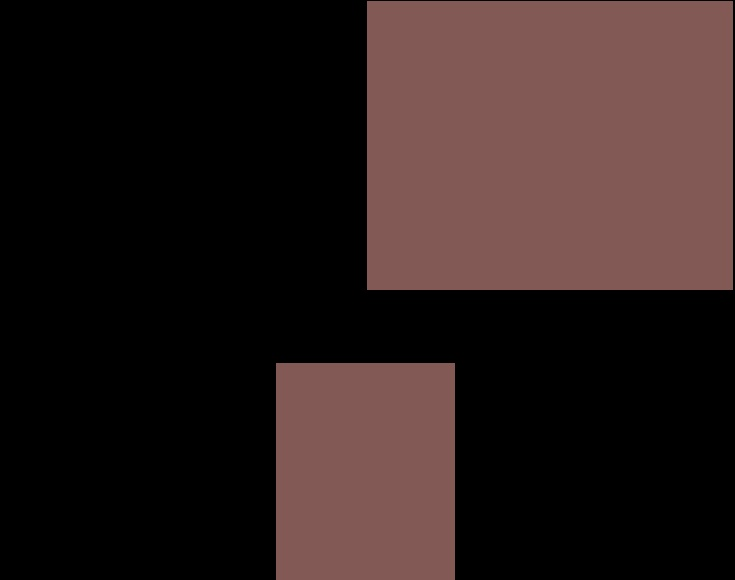
#> input picture test_script/red1.jpg, 735 x 580 px
$ python gpt_v4_heading.py
#> lines starting #> are read from the running program, lines starting #| are printed output that depends on the picture; after the words box and inside, x2 and y2 are one past the last pixel; in counts of white or black regions, pixels touching at a corner belong together
### test_script/test_new_gimbal_4_debug.py
import numpy as np
import math

def create_rotation_matrix(yaw_deg, pitch_deg, roll_deg):
    """
    สร้าง rotation matrix สำหรับการหมุนในระบบ NED
    ลำดับการหมุน: Yaw (Z) -> Pitch (Y) -> Roll (X)
    """
    yaw = math.radians(yaw_deg)
    pitch = math.radians(pitch_deg)
    roll = math.radians(roll_deg)

    # Rotation matrices for each axis
    Rz = np.array([[math.cos(yaw), -math.sin(yaw), 0],
                   [math.sin(yaw), math.cos(yaw), 0],
                   [0, 0, 1]])

    Ry = np.array([[math.cos(pitch), 0, math.sin(pitch)],
                   [0, 1, 0],
                   [-math.sin(pitch), 0, math.cos(pitch)]])

    Rx = np.array([[1, 0, 0],
                   [0, math.cos(roll), -math.sin(roll)],
                   [0, math.sin(roll), math.cos(roll)]])

    # Combined rotation matrix (Rz * Ry * Rx)
    R = Rz @ Ry @ Rx
    return R

def pixel_to_latlon(pixel_x, pixel_y, drone_lat, drone_lon, drone_alt,
                   drone_yaw=0, drone_pitch=0, drone_roll=0,
                   gimbal_yaw=0, gimbal_pitch=-90, gimbal_roll=0,
                   debug=False):
    """
    แปลงพิกัด pixel เป็น lat/lon (แก้ไขแล้ว)

    Parameters:
    - pixel_x, pixel_y: พิกัดพิกเซล (0,0 = มุมซ้ายบน)
    - drone_lat, drone_lon: ตำแหน่ง GPS ของโดรน
    - drone_alt: ความสูงของโดรน (เมตร)
    - drone_yaw, drone_pitch, drone_roll: ท่าทางของโดรน (องศา)
    - gimbal_yaw, gimbal_pitch, gimbal_roll: ท่าทางของ gimbal (องศา)
    """

    # K40T Camera specifications
    IMAGE_WIDTH = 640
    IMAGE_HEIGHT = 512
    FOV_HORIZONTAL = 40  # degrees
    FOV_VERTICAL = 32    # degrees

    # คำนวณขนาดพิกเซลในมุม
    pixel_size_x = FOV_HORIZONTAL / IMAGE_WIDTH   # degrees per pixel
    pixel_size_y = FOV_VERTICAL / IMAGE_HEIGHT     # degrees per pixel

    center_x = IMAGE_WIDTH / 2
    center_y = IMAGE_HEIGHT / 2

    # คำนวณมุมจากจุดกลางของภาพ
    # สำหรับกล้อง: X+ = right, Y+ = down, Z+ = forward
    x_angle = (pixel_x - center_x) * pixel_size_x  # Right/Left angle
    y_angle = (pixel_y - center_y) * pixel_size_y  # Down/Up angle

    if debug:
        print(f"DEBUG: Pixel ({pixel_x}, {pixel_y}) -> Camera angles: X={x_angle:.2f}°, Y={y_angle:.2f}°")

    # สร้าง ray vector ในระบบพิกัดกล้อง (Camera frame)
    # Camera coordinate: X+ = right, Y+ = down, Z+ = forward
    x_rad = math.radians(x_angle)
    y_rad = math.radians(y_angle)
    print(f"x_rad: {x_rad}, y_rad: {y_rad}")

    ray_camera = np.array([
        math.sin(x_rad),        # X component (right)
        math.sin(y_rad),        # Y component (down)
        math.cos(x_rad) * math.cos(y_rad)  # Z component (forward)
    ])

    if debug:
        print(f"DEBUG: Ray camera: [{ray_camera[0]:.3f}, {ray_camera[1]:.3f}, {ray_camera[2]:.3f}]")

    # Transform จาก Camera frame ไป Body frame
    # สำหรับ gimbal ที่ติดตั้งแบบ standard:
    # Camera forward (Z+) ตรงกับ Body forward (X+) เมื่อ gimbal อยู่ในตำแหน่ง neutral
    ray_body_cam = np.array([
        ray_camera[2],   # Camera Z (forward) -> Body X (forward)
        ray_camera[0],   # Camera X (right) -> Body Y (right)
        ray_camera[1]    # Camera Y (down) -> Body Z (down)
    ])

    # จากนั้นใช้ gimbal rotation
    R_gimbal = create_rotation_matrix(gimbal_yaw, gimbal_pitch, gimbal_roll)
    ray_body = R_gimbal @ ray_body_cam

    if debug:
        print(f"DEBUG: Ray body (after camera transform): [{ray_body_cam[0]:.3f}, {ray_body_cam[1]:.3f}, {ray_body_cam[2]:.3f}]")
        print(f"DEBUG: Ray body (after gimbal): [{ray_body[0]:.3f}, {ray_body[1]:.3f}, {ray_body[2]:.3f}]")

    # Transform จาก Body frame ไป World frame (NED)
    R_drone = create_rotation_matrix(drone_yaw, drone_pitch, drone_roll)
    ray_world = R_drone @ ray_body

    if debug:
        print(f"DEBUG: Ray world: [{ray_world[0]:.3f}, {ray_world[1]:.3f}, {ray_world[2]:.3f}]")

    # คำนวณจุดตัดกับพื้นดิน
    # ray_world[2] = Down component, ต้องเป็นบวกเพื่อชี้ลงสู่พื้นดิน
    if ray_world[2] <= 0:
        if debug:
            print(f"DEBUG: Ray Z component = {ray_world[2]:.3f} (not pointing down)")
        return None  # Ray ไม่ชี้ลงสู่พื้นดิน

    # คำนวณระยะทางไปยังพื้นดิน
    t = drone_alt / ray_world[2]

    # คำนวณตำแหน่งบนพื้นดิน (NED coordinates)
    ground_north = ray_world[0] * t
    ground_east = ray_world[1] * t

    # แปลงเป็น lat/lon
    # 1 degree latitude ≈ 111,320 meters
    # 1 degree longitude ≈ 111,320 * cos(latitude) meters
    lat_per_meter = 1.0 / 111320.0
    lon_per_meter = 1.0 / (111320.0 * math.cos(math.radians(drone_lat)))

    target_lat = drone_lat + (ground_north * lat_per_meter)
    target_lon = drone_lon + (ground_east * lon_per_meter)

    # คำนวณระยะทางแนวนอน
    horizontal_distance = math.sqrt(ground_north**2 + ground_east**2)

    # Ground Sample Distance
    pixel_distance = math.sqrt((pixel_x - center_x)**2 + (pixel_y - center_y)**2)
    gsd = horizontal_distance / pixel_distance if pixel_distance > 0 else 0

    if debug:
        print("=== Debug Information ===")
        print(f"Drone position: ({drone_lat:.6f}, {drone_lon:.6f}) at {drone_alt}m")
        print(f"Drone attitude: heading={drone_yaw}°, pitch={drone_pitch}°, roll={drone_roll}°")
        print(f"Gimbal attitude: yaw={gimbal_yaw}°, pitch={gimbal_pitch}°, roll={gimbal_roll}°")
        print(f"Pixel ({pixel_x}, {pixel_y}) -> Camera angles: ({x_angle:.2f}°, {y_angle:.2f}°)")
        print(f"Ray direction (world NED): [{ray_world[0]:.3f}, {ray_world[1]:.3f}, {ray_world[2]:.3f}]")
        print(f"Ground position (NED): North={ground_north:.2f}m, East={ground_east:.2f}m")
        print(f"Target: ({target_lat:.8f}, {target_lon:.8f})")
        print(f"Horizontal distance: {horizontal_distance:.2f}m")
        print(f"Ground sample distance: {gsd:.3f} m/pixel")
        print("=" * 30)

    return {
        'lat': target_lat,
        'lon': target_lon,
        'horizontal_distance': horizontal_distance,
        'gsd': gsd,
        'ray_world': ray_world
    }

# ========== ทดสอบระบบ ==========
# [100 lines that do not run on import are left out]

### test_script/gpt_v4_heading.py
from PIL import Image
import numpy as np
import matplotlib.pyplot as plt
import cv2

# from location import detected_color_locations, pixel_to_latlon
from test_new_gimbal_4_debug import (
    pixel_to_latlon
)

# Load image
image_path = "red1.jpg"  # Replace with your image path
# image_path = "ad.jpeg"
# image_path = "alt50.png"
# image_path = "alt80.png"
image = Image.open(image_path).convert("RGB")
#> image is the input picture: PIL image 735x580 RGB; mean R, G, B 44.1, 30.2, 28.9

# show the image
plt.imshow(image)
plt.axis("off")
plt.title("Original Image")
plt.show()

image_np = np.array(image)


# [17 lines left out: function find_center_of_detected_pixels, not called in this run]


def find_zone_centers_connected_components(color_mask, min_area=50):
    """
    หา center ของแต่ละโซนโดยใช้ connected components

    Args:
        color_mask: boolean mask ของพิกเซลที่เป็นสี
        min_area: ขนาดพื้นที่ขั้นต่ำของโซนที่จะนับ (pixels)

    Returns:
        list: [(zone_id, center_row, center_col, area), ...]
    """
    # หา connected components
    num_labels, labels_im = cv2.connectedComponents(color_mask.astype(np.uint8))

    zone_centers = []

    for label in range(1, num_labels):  # Skip background (label 0)
        # หาพิกเซลของโซนนี้
        mask = labels_im == label
        area = np.sum(mask)

        # กรองโซนที่เล็กเกินไป
        if area < min_area:
            continue

        # หา center ของโซน
        rows, cols = np.where(mask)
        center_row = np.mean(rows)
        center_col = np.mean(cols)

        zone_centers.append((label, center_row, center_col, area))

    return zone_centers, labels_im


def visualize_zone_centers(
    image_np, zone_centers, labels_im=None, method="connected_components"
):
    """
    แสดงผลโซนและ center ของแต่ละโซน
    """
    output_image = image_np.copy()

    colors = [
        (255, 0, 0),
        (0, 255, 0),
        (0, 0, 255),
        (255, 255, 0),
        (255, 0, 255),
        (0, 255, 255),
        (128, 128, 128),
        (255, 128, 0),
    ]

    for i, (zone_id, center_row, center_col, area_or_pixels) in enumerate(zone_centers):
        color = colors[i % len(colors)]

        # วาดจุด center
        cv2.circle(output_image, (int(center_col), int(center_row)), 8, color, -1)
        cv2.circle(
            output_image, (int(center_col), int(center_row)), 12, (255, 255, 255), 2
        )

        # เขียนข้อมูลโซน
        text = f"Zone {zone_id}"
        cv2.putText(
            output_image,
            text,
            (int(center_col) + 15, int(center_row) - 15),
            cv2.FONT_HERSHEY_SIMPLEX,
            0.6,
            color,
            2,
            cv2.LINE_AA,
        )

        coord_text = f"({center_row:.1f}, {center_col:.1f})"
        cv2.putText(
            output_image,
            coord_text,
            (int(center_col) + 15, int(center_row) + 5),
            cv2.FONT_HERSHEY_SIMPLEX,
            0.5,
            color,
            1,
            cv2.LINE_AA,
        )

        area_text = f"Area: {area_or_pixels}"
        cv2.putText(
            output_image,
            area_text,
            (int(center_col) + 15, int(center_row) + 20),
            cv2.FONT_HERSHEY_SIMPLEX,
            0.4,
            color,
            1,
            cv2.LINE_AA,
        )

    return output_image


# Convert to grayscale
gray = cv2.cvtColor(image_np, cv2.COLOR_RGB2GRAY)
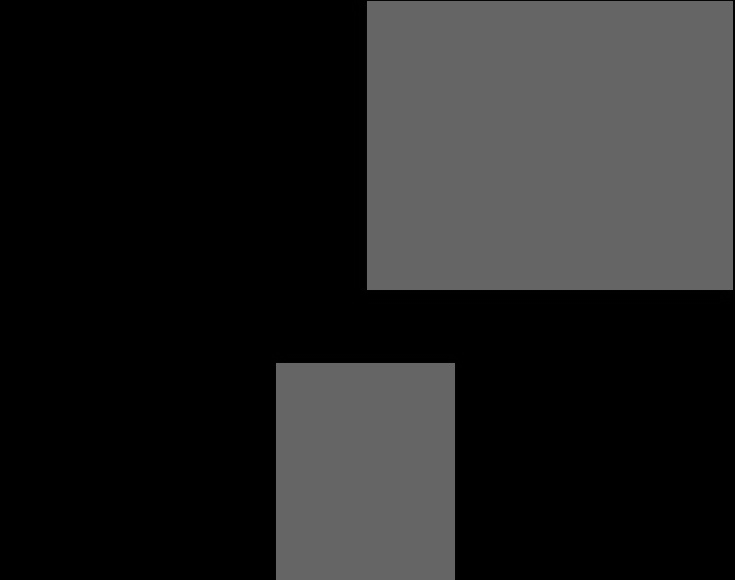
#> gray: shape (580, 735); min 0, max 106, mean 34.3
gray_3ch = cv2.cvtColor(gray, cv2.COLOR_GRAY2RGB)

# Compute difference from grayscale to find colored pixels
color_diff = cv2.absdiff(image_np, gray_3ch)
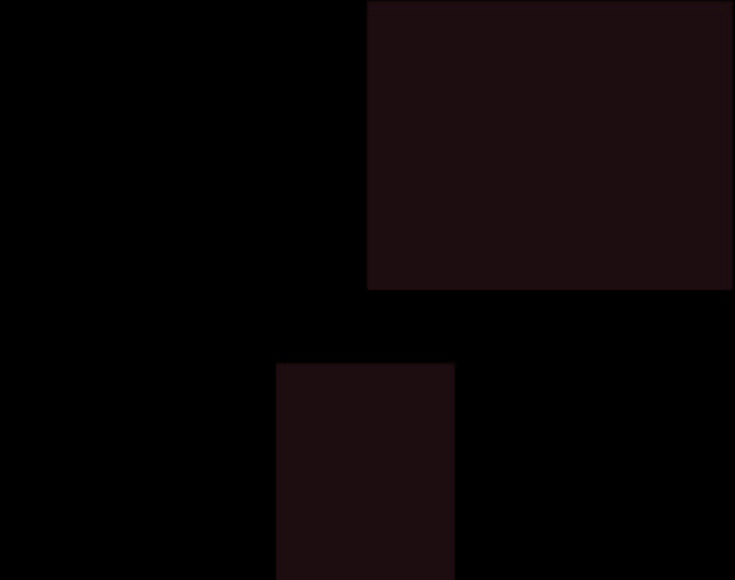
#> color_diff: shape (580, 735, 3); mean R, G, B 9.8, 4.1, 5.4
color_mask = np.any(color_diff > 10, axis=-1)  # Threshold to detect color
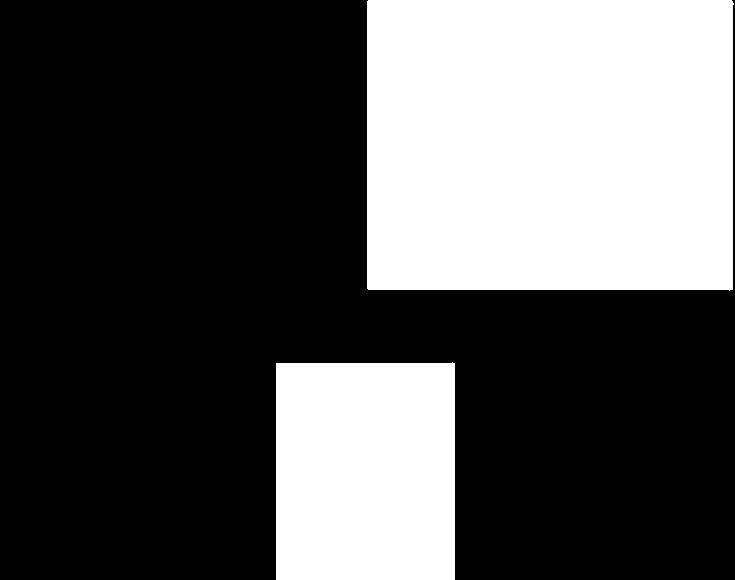
#> color_mask: shape (580, 735) bool; 34% white; 2 white regions, box (x1, y1, x2, y2) and area: (367, 0, 734, 291) 106140, (276, 362, 455, 580) 38844

# Extract pixel coordinates of detected colors
detected_pixels = np.column_stack(np.where(color_mask))
#> detected_pixels = 144984 pairs, first value 0 to 579, second value 276 to 733

# Example parameters for location calculation
center_lat = 13.7563  # Replace with actual latitude
center_lon = 100.5018  # Replace with actual longitude
altitude_m = 100  # Replace with actual altitude
hfov_deg = (40.0,)  # FOV กว้าง 40 องศา
vfov_deg = (32.0,)  # FOV สูง 30 องศา
gimbal_yaw_deg = (0,)  # หันหน้าเหนือ
gimbal_pitch_deg = (-89.9,)  # ชี้ตรงลง (active stabilization)
gimbal_roll_deg = (0,)  # level
ground_elevation_m = (0,)  # ระดับน้ำทะเล
utm_zone = "32647"  # UTM zone สำหรับประเทศไทย

print(len(detected_pixels), "detected pixels")
#| 144984 detected pixels
zone_centers_cc, labels_im = find_zone_centers_connected_components(
    color_mask, min_area=100
)
#> in find_zone_centers_connected_components, `num_labels, labels_im = cv2.connectedComponents(color_mask.astype(np.u..`:
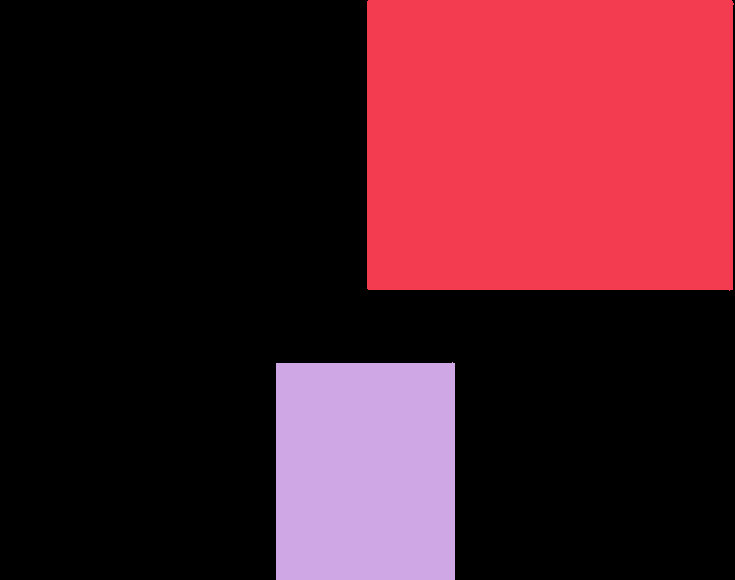
#> labels_im: shape (580, 735) int32; 3 distinct labels, from 0 to 2; one colour per label, 0 black
#> in find_zone_centers_connected_components, `num_labels, labels_im = cv2.connectedComponents(color_mask.astype(np.u..`: num_labels = 3
#> the loop in find_zone_centers_connected_components, `for label in range(1, num_labels):` made 2 passes
#> (area, center_row, center_col) on passes 1 to 2: (106140, 144.5, 549.5), (38844, 471, 365)
#> pass 1, in find_zone_centers_connected_components, `mask = labels_im == label`:
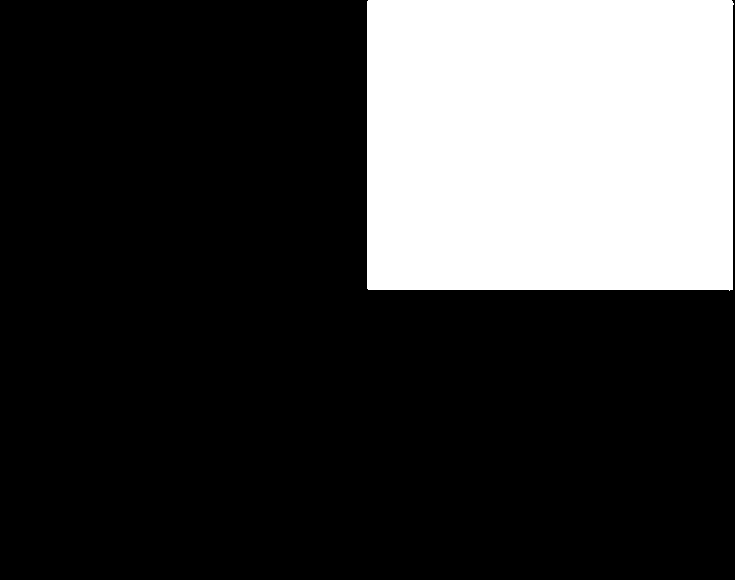
#> mask: shape (580, 735) bool; 24.9% white; 1 white region, box (x1, y1, x2, y2) and area: (367, 0, 734, 291) 106140
#> pass 2, in find_zone_centers_connected_components, `mask = labels_im == label`:
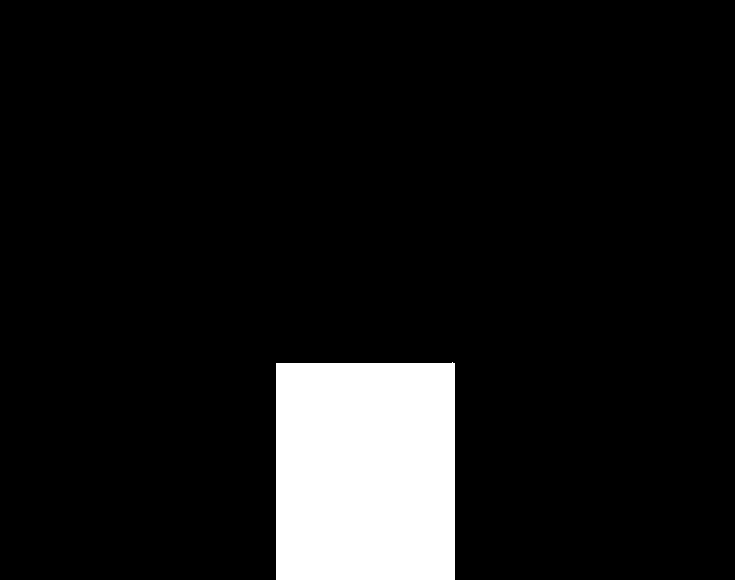
#> mask: shape (580, 735) bool; 9.1% white; 1 white region, box (x1, y1, x2, y2) and area: (276, 362, 455, 580) 38844
#> after the loop in find_zone_centers_connected_components, `for label in range(1, num_labels):`: zone_centers = [(1, 144.5, 549.5, 106140), (2, 471, 365, 38844)]
#> zone_centers_cc = [(1, 144.5, 549.5, 106140), (2, 471, 365, 38844)]
#> (the rest of the program and of its run is left out)
